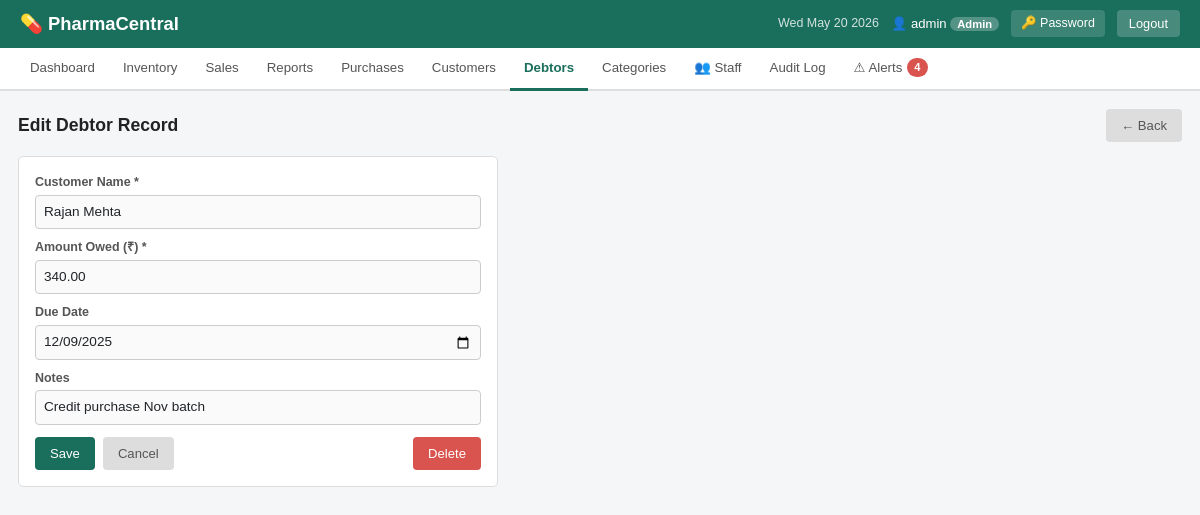
Page /debtors/1/edit/ (signed in) on the committed database.
### inventory/models.py (models this page shows, shortened)
class Debtor(models.Model):
    customer_name = models.CharField(max_length=200)
    customer = models.ForeignKey(Customer, null=True, blank=True, on_delete=models.SET_NULL, related_name='debts')
    amount_owed = models.DecimalField(max_digits=12, decimal_places=2)
    due_date = models.DateField(null=True, blank=True)
    notes = models.TextField(blank=True)
    is_paid = models.BooleanField(default=False)
    paid_date = models.DateField(null=True, blank=True)
    created_at = models.DateTimeField(auto_now_add=True)
    class Meta:
        ordering = ['is_paid', 'due_date']

### inventory/views.py (the view)
# urls.py: path('debtors/<int:pk>/edit/',          views.debtor_edit,      name='debtor_edit'),
@login_required
def debtor_edit(request, pk):
    debtor = get_object_or_404(Debtor, pk=pk)
    if request.method == 'POST':
        form = DebtorForm(request.POST, instance=debtor)
        if form.is_valid():
            form.save()
            log_action(request, 'UPDATE', debtor)
            messages.success(request, 'Debtor updated.')
            return redirect('debtor_list')
    else:
        form = DebtorForm(instance=debtor)
    ctx = base_ctx(request)
    ctx.update({'form': form, 'debtor': debtor})
    return render(request, 'inventory/debtor_form.html', ctx)

### inventory/forms.py
class DebtorForm(forms.ModelForm):
    class Meta:
        model = Debtor
        fields = ['customer_name', 'amount_owed', 'due_date', 'notes']
        widgets = {
            'customer_name': forms.TextInput(attrs={'class': 'form-control', 'placeholder': 'Customer name'}),
            'amount_owed':   forms.NumberInput(attrs={'class': 'form-control', 'step': '0.01', 'min': 0}),
            'due_date':      forms.DateInput(attrs={'class': 'form-control', 'type': 'date'}),
            'notes':         forms.TextInput(attrs={'class': 'form-control', 'placeholder': 'Reason / description'}),
        }

### inventory/views.py (called while the page is built)
def is_admin(user):
    return user.is_authenticated and (user.is_superuser or user.is_staff)

def base_ctx(request):
    return {'alert_count': len(build_alerts()), 'is_admin': is_admin(request.user)}

### inventory/templates/inventory/debtor_form.html (shortened to what this page needs)
{% extends 'inventory/base.html' %}
{% block content %}
<div class="page-header">
  <h2 class="page-title">Edit Debtor Record</h2>
  <a href="{% url 'debtor_list' %}" class="btn" style="background:#ddd;color:#555">← Back</a>
</div>
<div class="form-box" style="max-width:480px">
  <form method="post">
    <div class="form-group" style="margin-bottom:9px"><label>Customer Name *</label>{{ form.customer_name }}</div>
    <div class="form-group" style="margin-bottom:9px"><label>Amount Owed (₹) *</label>{{ form.amount_owed }}</div>
    <div class="form-group" style="margin-bottom:9px"><label>Due Date</label>{{ form.due_date }}</div>
    <div class="form-group" style="margin-bottom:12px"><label>Notes</label>{{ form.notes }}</div>
    <div style="display:flex;gap:8px">
      <button type="submit" class="btn btn-green">Save</button>
      <a href="{% url 'debtor_list' %}" class="btn" style="background:#ddd;color:#555">Cancel</a>
      <a href="{% url 'debtor_delete' debtor.pk %}" class="btn btn-red" style="margin-left:auto">Delete</a>
    </div>
  </form>
</div>
{% endblock %}

### inventory/templates/inventory/base.html (shortened to what this page needs)
<!DOCTYPE html>
<html lang="en">
<head>
{% load static %}
<link href="https://cdn.jsdelivr.net/npm/bootstrap@5.3.3/dist/css/bootstrap.min.css" rel="stylesheet">
<link rel="stylesheet" href="{% static 'css/style.css' %}?v=20260319">
</head>
<body>
<header>
  <div class="header-left">
    <span class="logo">💊 PharmaCentral</span>
  </div>
  <div class="header-right">
    <span class="date-display" id="headerDate"></span>
    {% if user.is_authenticated %}
      <span class="user-info">
        👤 {{ user.username }}
        {% if user.is_staff or user.is_superuser %}
          <span class="role-badge">Admin</span>
        {% else %}
          <span class="role-badge salesperson">Staff</span>
        {% endif %}
      </span>
      <a href="{% url 'change_password' %}" class="btn-header">🔑 Password</a>
      <a href="{% url 'logout' %}" class="btn-logout">Logout</a>
    {% endif %}
  </div>
</header>
{% if user.is_authenticated %}
<nav class="main-nav">
  <a href="{% url 'dashboard' %}"      class="nav-link {% if request.resolver_match.url_name == 'dashboard' %}active{% endif %}">Dashboard</a>
  <a href="{% url 'inventory_list' %}" class="nav-link {% if 'inventory' in request.resolver_match.url_name or request.resolver_match.url_name == 'drug_add' %}active{% endif %}">Inventory</a>
  <a href="{% url 'sales_list' %}"     class="nav-link {% if request.resolver_match.url_name == 'sales_list' %}active{% endif %}">Sales</a>
  <a href="{% url 'sales_report' %}"   class="nav-link {% if 'sales_report' in request.resolver_match.url_name %}active{% endif %}">Reports</a>
  <a href="{% url 'purchase_list' %}"  class="nav-link {% if 'purchase' in request.resolver_match.url_name %}active{% endif %}">Purchases</a>
  <a href="{% url 'customer_list' %}"  class="nav-link {% if 'customer' in request.resolver_match.url_name %}active{% endif %}">Customers</a>
  <a href="{% url 'debtor_list' %}"    class="nav-link {% if 'debtor' in request.resolver_match.url_name %}active{% endif %}">Debtors</a>
  {% if is_admin %}
  <a href="{% url 'category_list' %}"  class="nav-link {% if 'category' in request.resolver_match.url_name %}active{% endif %}">Categories</a>
  <a href="{% url 'staff_list' %}"     class="nav-link {% if 'staff' in request.resolver_match.url_name %}active{% endif %}">👥 Staff</a>
  <a href="{% url 'audit_log' %}"      class="nav-link {% if request.resolver_match.url_name == 'audit_log' %}active{% endif %}">Audit Log</a>
  {% endif %}
  <a href="{% url 'alerts' %}" class="nav-link {% if request.resolver_match.url_name == 'alerts' %}active{% endif %}">
    ⚠ Alerts{% if alert_count %} <span class="alert-badge">{{ alert_count }}</span>{% endif %}
  </a>
</nav>
{% endif %}
<div class="main-content">
  {% block content %}{% endblock %}
</div>
</body>
</html>

### static/css/style.css (style rules this page uses)
* { box-sizing: border-box; margin: 0; padding: 0; }
body { font-family: Arial, sans-serif; background: #f4f6f8; color: #333; font-size: 14px; }
header { background: #1a6e5c; color: white; padding: 10px 20px; display: flex; align-items: center; justify-content: space-between; flex-wrap: wrap; gap: 8px; }
.logo { font-size: 1.15rem; font-weight: bold; }
.header-right { display: flex; align-items: center; gap: 12px; flex-wrap: wrap; }
.date-display { font-size: 0.78rem; opacity: 0.8; }
.user-info { font-size: 0.82rem; }
.role-badge { background: rgba(255,255,255,0.25); padding: 1px 7px; border-radius: 10px; font-size: 0.7rem; font-weight: bold; }
.btn-header { background: rgba(255,255,255,0.15); color: white; padding: 4px 10px; border-radius: 4px; text-decoration: none; font-size: 0.78rem; }
.btn-logout { background: rgba(255,255,255,0.2); color: white; padding: 4px 12px; border-radius: 4px; text-decoration: none; font-size: 0.8rem; }
.main-nav { background: #fff; border-bottom: 2px solid #ddd; display: flex; flex-wrap: wrap; padding: 0 16px; }
.nav-link { padding: 10px 14px; text-decoration: none; font-size: 0.83rem; color: #555; border-bottom: 3px solid transparent; margin-bottom: -2px; display: inline-flex; align-items: center; gap: 5px; }
.nav-link.active { color: #1a6e5c; border-bottom-color: #1a6e5c; font-weight: bold; }
.alert-badge { background: #d9534f; color: white; border-radius: 10px; padding: 1px 7px; font-size: 0.7rem; font-weight: bold; }
.main-content { padding: 18px; max-width: 1200px; margin: 0 auto; }
.page-title { font-size: 1.1rem; font-weight: bold; color: #222; margin-bottom: 14px; }
.page-header { display: flex; align-items: center; justify-content: space-between; margin-bottom: 14px; }
.page-header .page-title { margin-bottom: 0; }
.form-box { background: #fff; border: 1px solid #ddd; border-radius: 5px; padding: 16px; margin-bottom: 16px; }
.form-group { display: flex; flex-direction: column; gap: 3px; flex: 1; min-width: 130px; }
.form-group label { font-size: 0.78rem; color: #555; font-weight: bold; }
.form-control { padding: 6px 8px; border: 1px solid #ccc; border-radius: 4px; font-size: 0.85rem; font-family: Arial, sans-serif; background: #fafafa; width: 100%; }
.btn { padding: 7px 15px; border: none; border-radius: 4px; cursor: pointer; font-size: 0.82rem; font-family: Arial, sans-serif; text-decoration: none; display: inline-block; }
.btn-green { background: #1a6e5c; color: #fff; }
.btn-red { background: #d9534f; color: #fff; }

### rows in the picture
Debtor: customer_name "Rajan Mehta", amount_owed "340.00", due_date "12/09/2025", notes "Credit purchase Nov batch"

### other values in the picture
{{ user.username }} "admin"
{{ alert_count }} "4"
